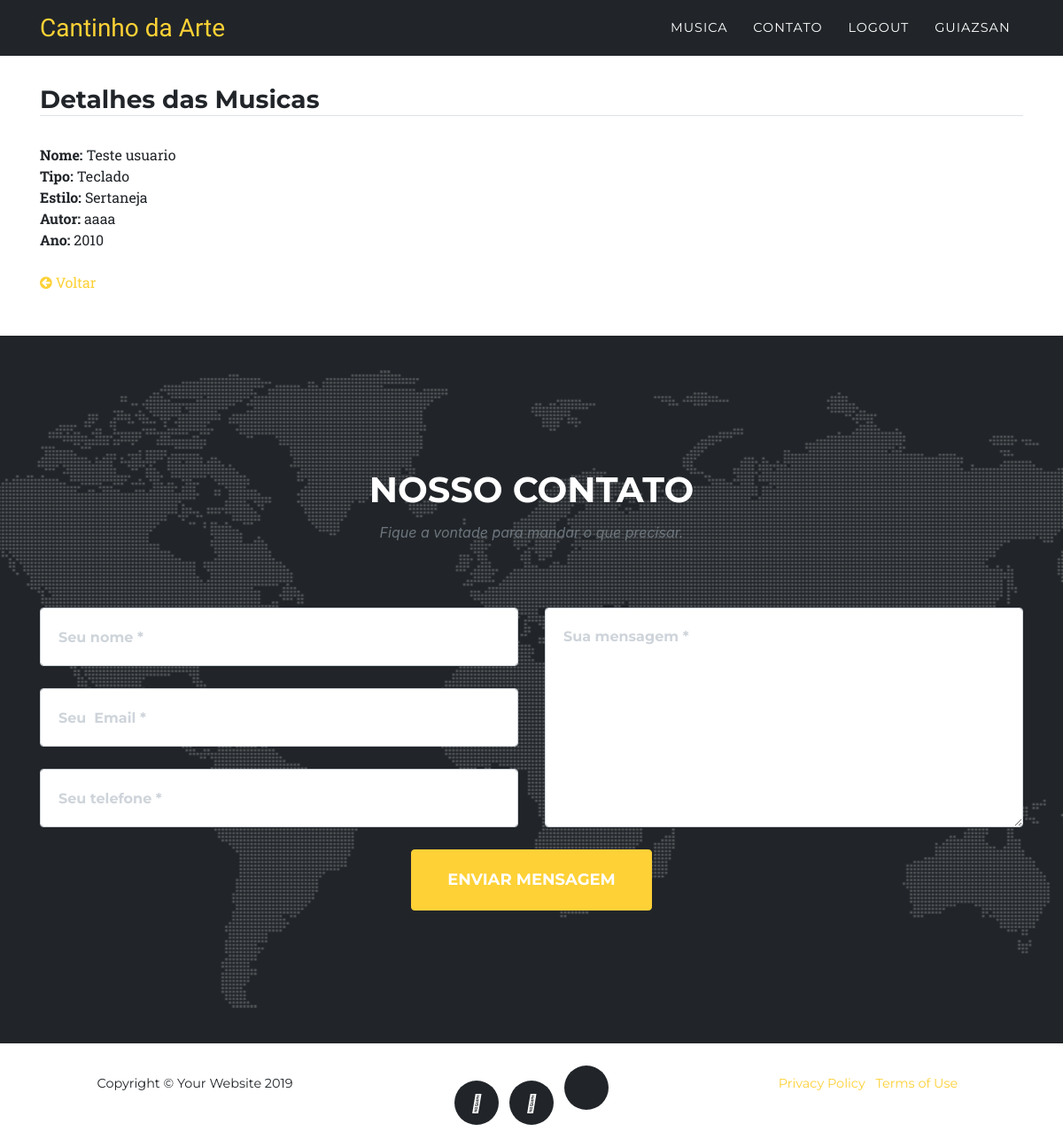
The app's page /ver/musica/2/ (signed in) with its own data.
### aulas/models.py (models this page shows, shortened)
class Musica(models.Model):
    tipo = models.ForeignKey(Tipo, on_delete=models.PROTECT)
    estilo = models.ForeignKey(
    Estilo, on_delete=models.PROTECT, verbose_name="Estilo")
    nome = models.CharField(max_length=50, null=True, blank=True, help_text="Nome da Música?")
    autor = models.CharField(max_length=50, null=True, blank=True, help_text="Nome do autor?")
    ano = models.CharField(max_length=5)
    usuario = models.ForeignKey(User, on_delete=models.PROTECT)

class Tipo(models.Model):
    descricao = models.CharField(
        max_length=50, verbose_name="Descrição", help_text="Ex: Teclado, Violao, Violino, Piano")
    def __str__(self):
        return "{}".format(self.descricao)

class Estilo(models.Model):
    descricao = models.CharField(
        max_length=50, verbose_name="Descrição", help_text="Ex: Sertanejo, Clássica, Internacional, MPB")
    def __str__(self):
        return "{}".format(self.descricao)
    class Meta:
        verbose_name = "Estilo"

### aulas/views.py (the view)
# urls.py: path('ver/musica/<int:pk>/', MusicaDetalhes.as_view(), name="detalhar-musica"),
class MusicaDetalhes(DetailView):
    model = Musica
    template_name = "aulas/detalhe/musica.html"
    def get_object(self, queryset=None):
        self.object = get_object_or_404(Musica, pk=self.kwargs['pk'], usuario=self.request.user,)
        return self.object
    def get_context_data(self, *args, **kwargs):
        context = super().get_context_data(*args, **kwargs)
        return context

### aulas/templates/aulas/detalhe/musica.html (shortened to what this page needs)
{% extends 'base.html' %}
{% load static %}
{% block container %}
<div class="container py-5">
    <div class="row mt-5">
        <div class="col-lg detalhes-animais">
            <h3 class="border-bottom">
                Detalhes das Musicas
            </h3>
            <br>
            <span><b>Nome:</b></span>
            <span>{{ object.nome }}</span>
            <br>
            <span><b>Tipo:</b></span>
            <span>{{ object.tipo }}</span>
            <br>
            <span><b>Estilo:</b></span>
            <span>{{ object.estilo }}</span>
            <br>
            <span><b>Autor:</b></span>
            <span>{{ object.autor }}</span>
            <br>
            <span><b>Ano:</b></span>
            <span>{{ object.ano }}</span>
            <br>
            <a href="{% url 'listar-musica' %}" class="d-inline-block mt-4">
                <i class="fa fa-arrow-circle-left" aria-hidden="true"></i>
                Voltar
            </a>
        </div>
    </div>
</div>
{% endblock %}

### aulas/templates/base.html (shortened to what this page needs)
{% load static %}
<!DOCTYPE html>
<html lang="en">
<head>
  <link href="{% static 'vendor/bootstrap/css/bootstrap.css' %}" rel="stylesheet">
  <link href="{% static 'css/agency.css' %}" rel="stylesheet">
  <link href="{% static 'css/font-awesome.min.css' %}" rel="stylesheet">
</head>
<body id="page-top">
{% block menu %}
  <nav class="navbar navbar-expand-lg navbar-dark fixed-top" id="mainNav">
    <div class="container">
      <a class="navbar-brand js-scroll-trigger" href="{% url 'index'%}">Cantinho da Arte</a>
      <div class="collapse navbar-collapse" id="navbarResponsive">
        <ul class="navbar-nav text-uppercase ml-auto">
        {% if request.user.is_authenticated %}
        <li class="nav-item">
          <a class="nav-link js-scroll-trigger" href="{% url 'listar-musica'%}">Musica</a>
        </li>
        {% endif %}
          <li class="nav-item">
            <a class="nav-link js-scroll-trigger" href="/#contact">Contato</a>
          </li>
          {% if request.user.is_authenticated %}
          <li class="nav-item">
            <a class="nav-link js-scroll-trigger" href="{% url 'logout'%}">Logout</a>
          </li>
          <li class="nav-item">
            <a class="nav-link js-scroll-trigger">{{ request.user.username }}</a>
          </li>
          {% else %}
          <li class="nav-item">
            <a class="nav-link js-scroll-trigger" href="{% url 'login' %}">Logar</a>
          </li>
          {% endif %}
        </ul>
      </div>
    </div>
  </nav>
{%  endblock %}
  {% block container %}{% endblock %}
   {% block contato %}
    <section id="contact">
      <div class="container">
        <div class="row">
          <div class="col-lg-12 text-center">
            <h2 class="section-heading text-uppercase">Nosso contato</h2>
            <h3 class="section-subheading text-muted">Fique a vontade para mandar o que precisar.</h3>
          </div>
        </div>
        <div class="row">
          <div class="col-lg-12">
            <form id="contactForm" name="sentMessage" novalidate="novalidate">
              <div class="row">
                <div class="col-md-6">
                  <div class="form-group">
                    <input class="form-control" id="name" type="text" placeholder="Seu nome *" required="required" data-validation-required-message="Please enter your name.">
                  </div>
                  <div class="form-group">
                    <input class="form-control" id="email" type="email" placeholder="Seu  Email *" required="required" data-validation-required-message="Please enter your email address.">
                  </div>
                  <div class="form-group">
                    <input class="form-control" id="phone" type="tel" placeholder="Seu telefone *" required="required" data-validation-required-message="Please enter your phone number.">
                  </div>
                </div>
                <div class="col-md-6">
                  <div class="form-group">
                    <textarea class="form-control" id="message" placeholder="Sua mensagem *" required="required" data-validation-required-message="Please enter a message."></textarea>
                  </div>
                </div>
                <div class="col-lg-12 text-center">
                  <button id="sendMessageButton" class="btn btn-primary btn-xl text-uppercase" type="submit">Enviar mensagem</button>
                </div>
              </div>
            </form>
          </div>
        </div>
      </div>
    </section>
   {% endblock %}
  {% block rodape %}
    <footer>
      <div class="container">
        <div class="row">
          <div class="col-md-4">
            <span class="copyright">Copyright &copy; Your Website 2019</span>
          </div>
          <div class="col-md-4">
            <ul class="list-inline social-buttons">
              <li class="list-inline-item">
                <a href="#">
                  <i class="fab fa-twitter"></i>
                </a>
              </li>
              <li class="list-inline-item">
                <a href="#">
                  <i class="fab fa-facebook-f"></i>
                </a>
              </li>
              <li class="list-inline-item">
                <a href="#">
                </a>
              </li>
            </ul>
          </div>
          <div class="col-md-4">
            <ul class="list-inline quicklinks">
              <li class="list-inline-item">
                <a href="#">Privacy Policy</a>
              </li>
              <li class="list-inline-item">
                <a href="#">Terms of Use</a>
              </li>
            </ul>
          </div>
        </div>
      </div>
    </footer>
    {% endblock %}
  </body>
  </html>

### static/css/agency.css (style rules this page uses)
body { overflow-x: hidden; font-family: 'Roboto Slab', -apple-system, BlinkMacSystemFont, 'Segoe UI', Roboto, 'Helvetica Neue', Arial, sans-serif, 'Apple Color Emoji', 'Segoe UI Emoji', 'Segoe UI Symbol', 'Noto Color Emoji'; }
a { color: #fed136; }
h1, h2, h3, h4, h5, h6 { font-weight: 700; font-family: 'Montserrat', -apple-system, BlinkMacSystemFont, 'Segoe UI', Roboto, 'Helvetica Neue', Arial, sans-serif, 'Apple Color Emoji', 'Segoe UI Emoji', 'Segoe UI Symbol', 'Noto Color Emoji'; }
section { padding: 100px 0; }
section h2.section-heading { font-size: 40px; margin-top: 0; margin-bottom: 15px; }
section h3.section-subheading { font-size: 16px; font-weight: 400; font-style: italic; margin-bottom: 75px; text-transform: none; font-family: 'Droid Serif', -apple-system, BlinkMacSystemFont, 'Segoe UI', Roboto, 'Helvetica Neue', Arial, sans-serif, 'Apple Color Emoji', 'Segoe UI Emoji', 'Segoe UI Symbol', 'Noto Color Emoji'; }
@media (min-width: 768px) { section { padding: 150px 0; } }
.btn { font-family: 'Montserrat', -apple-system, BlinkMacSystemFont, 'Segoe UI', Roboto, 'Helvetica Neue', Arial, sans-serif, 'Apple Color Emoji', 'Segoe UI Emoji', 'Segoe UI Symbol', 'Noto Color Emoji'; font-weight: 700; }
.btn-xl { font-size: 18px; padding: 20px 40px; }
.btn-primary { background-color: #fed136; border-color: #fed136; }
#mainNav { background-color: #212529; }
#mainNav .navbar-brand { color: #fed136; font-family: 'Kaushan Script', -apple-system, BlinkMacSystemFont, 'Segoe UI', Roboto, 'Helvetica Neue', Arial, sans-serif, 'Apple Color Emoji', 'Segoe UI Emoji', 'Segoe UI Symbol', 'Noto Color Emoji'; }
#mainNav .navbar-nav .nav-item .nav-link { font-size: 90%; font-weight: 400; padding: 0.75em 0; letter-spacing: 1px; color: white; font-family: 'Montserrat', -apple-system, BlinkMacSystemFont, 'Segoe UI', Roboto, 'Helvetica Neue', Arial, sans-serif, 'Apple Color Emoji', 'Segoe UI Emoji', 'Segoe UI Symbol', 'Noto Color Emoji'; }
@media (min-width: 992px) { #mainNav { padding-top: 5px; padding-bottom: 5px; -webkit-transition: padding-top 0.3s, padding-bottom 0.3s; transition: padding-top 0.3s, padding-bottom 0.3s; border: none; } }
@media (min-width: 992px) { #mainNav .navbar-brand { font-size: 1.75em; -webkit-transition: all 0.3s; transition: all 0.3s; } }
@media (min-width: 992px) { #mainNav .navbar-nav .nav-item .nav-link { padding: 1.1em 1em !important; } }
section#contact { background-color: #212529; background-image: url("../img/map-image.png"); background-repeat: no-repeat; background-position: center; }
section#contact .section-heading { color: #fff; }
section#contact .form-group { margin-bottom: 25px; }
section#contact .form-group input, section#contact .form-group textarea { padding: 20px; }
section#contact .form-group input.form-control { height: auto; }
section#contact .form-group textarea.form-control { height: 248px; }
footer { padding: 25px 0; text-align: center; }
footer span.copyright { font-size: 90%; line-height: 40px; text-transform: none; font-family: 'Montserrat', -apple-system, BlinkMacSystemFont, 'Segoe UI', Roboto, 'Helvetica Neue', Arial, sans-serif, 'Apple Color Emoji', 'Segoe UI Emoji', 'Segoe UI Symbol', 'Noto Color Emoji'; }
footer ul.quicklinks { font-size: 90%; line-height: 40px; margin-bottom: 0; text-transform: none; font-family: 'Montserrat', -apple-system, BlinkMacSystemFont, 'Segoe UI', Roboto, 'Helvetica Neue', Arial, sans-serif, 'Apple Color Emoji', 'Segoe UI Emoji', 'Segoe UI Symbol', 'Noto Color Emoji'; }
ul.social-buttons { margin-bottom: 0; }
ul.social-buttons li a { font-size: 20px; line-height: 50px; display: block; width: 50px; height: 50px; -webkit-transition: all 0.3s; transition: all 0.3s; color: white; border-radius: 100%; outline: none; background-color: #212529; }

### records on screen
Musica: nome "Teste usuario", tipo "Teclado", estilo "Sertaneja", autor "aaaa", ano "2010"

### other values on screen
{{ request.user.username }} "GUIAZSAN"
